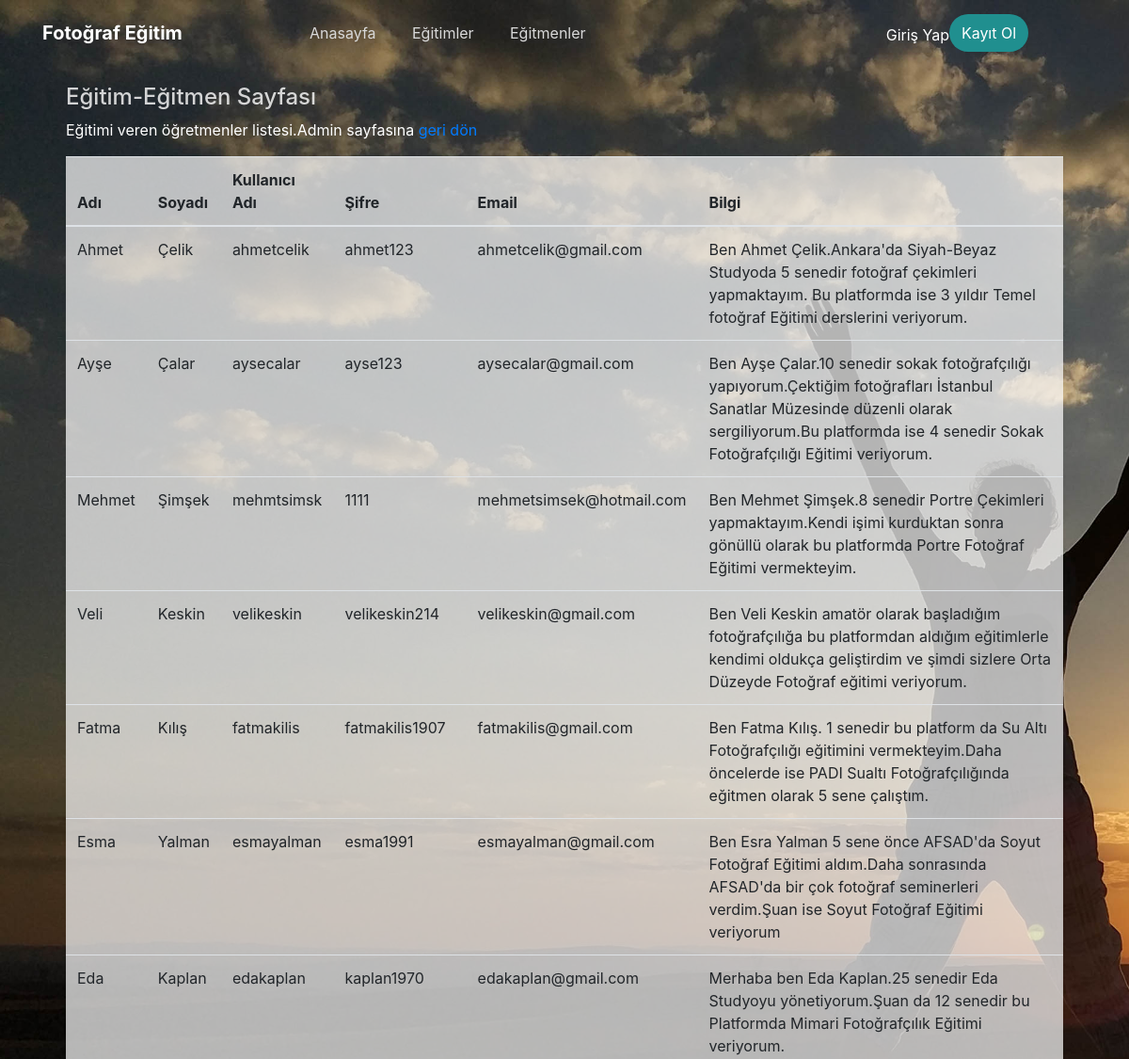
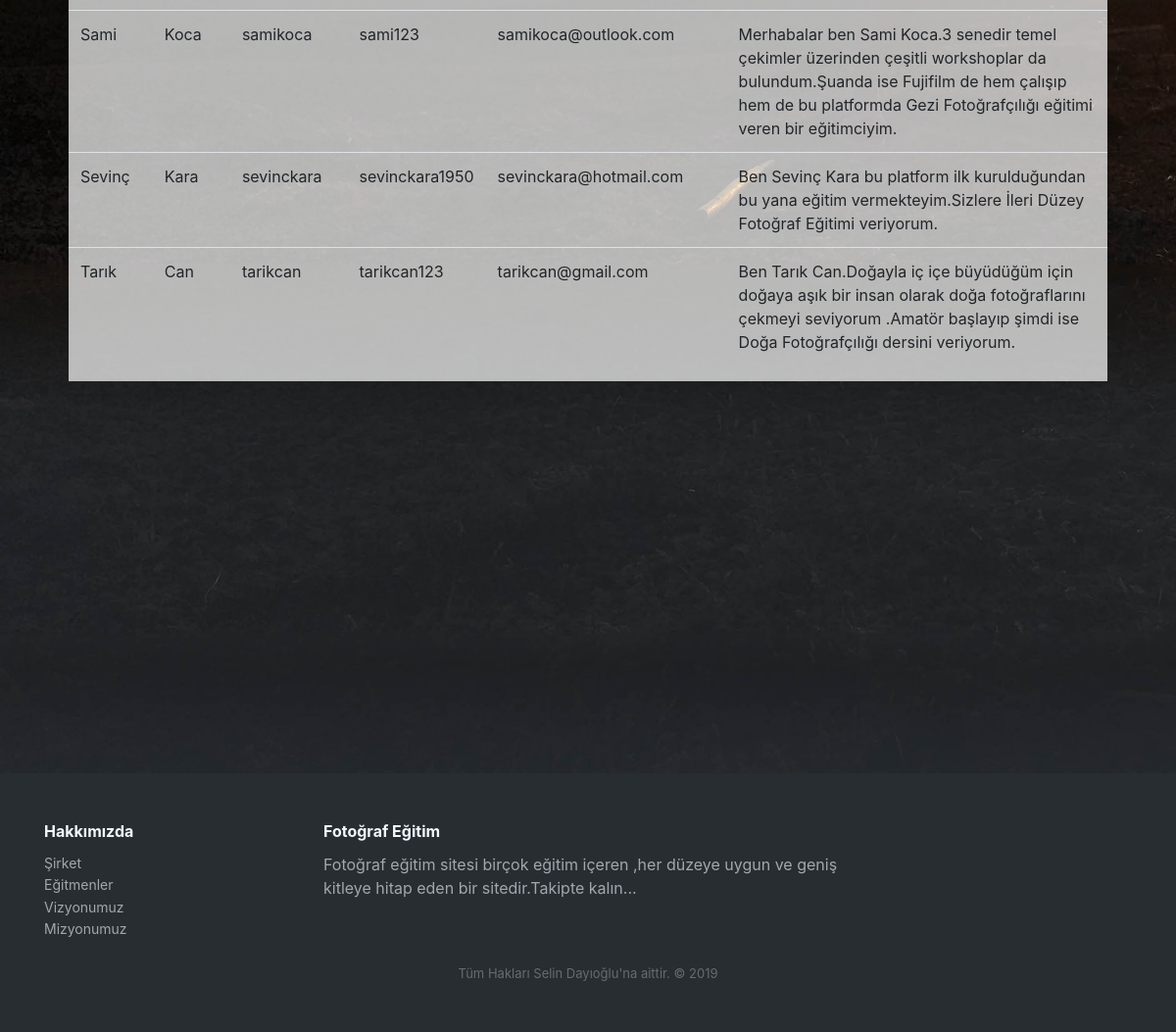
/egitmen-listele.php, run on the app's committed database (2 pictures, top to bottom).
### tables this page shows
CREATE TABLE `egitmenler` (
  `id` int(11) NOT NULL,
  `ad` varchar(50) NOT NULL,
  `soyad` varchar(50) NOT NULL,
  `e_kulad` varchar(50) NOT NULL,
  `sifre` varchar(50) NOT NULL,
  `email` varchar(50) NOT NULL,
  `telefon` varchar(11) NOT NULL,
  `egitmen_bilgi` varchar(10000) NOT NULL,
  `resim` varchar(100) NOT NULL
);

### egitmen-listele.php (the view, shortened to what this page needs)
<!DOCTYPE html>
<html>
<head>
   <link rel="stylesheet" href="assets/bootstrap/css/bootstrap.min.css">
    <link rel="stylesheet" href="assets/fonts/font-awesome.min.css">
    <link rel="stylesheet" href="assets/css/styles.css">
    <link rel="stylesheet" href="assets/css/-Team-Rotating-Cards-BS4-.css">
    <link rel="stylesheet" href="assets/css/Article-Cards.css">
    <link rel="stylesheet" href="assets/css/Footer-Dark.css">
    <link rel="stylesheet" href="assets/css/Header-Dark.css">
    <link rel="stylesheet" href="assets/css/Login-Form-Dark.css">
    <link rel="stylesheet" href="assets/css/Profile-Card.css">
    <link rel="stylesheet" href="assets/css/Team-1.css">
    <link rel="stylesheet" href="assets/css/Team-Boxed.css">
    <link rel="stylesheet" href="assets/css/Team-Clean.css">
    <link rel="stylesheet" href="assets/css/Team-with-rotating-cards.css">
    <link rel="stylesheet" href="assets/css/Button-Change-Text-on-Hover.css">
    <link rel="stylesheet" href="assets/css/Team.css">
    <link rel="stylesheet" href="assets/css/Google-Style-Login.css">
    <link rel="stylesheet" href="assets/css/Pretty-Registration-Form.css">
    <?php
	include_once("fonksiyonlar.php");
			?>
</head>
<body>
    <div>
        <div class="header-dark" style="padding-bottom: 400px;">
            <?php
			include_once( "header.php" );
			?>
            <div>
                <form style="margin-right: 70px;margin-left: 70px;margin-top: 20px;">
                    <h1 style="color: rgba(255,255,255,0.8);font-size: 24px;">Eğitim-Eğitmen Sayfası</h1>
                    <p style="color: rgb(255,255,255);">Eğitimi veren öğretmenler listesi.Admin sayfasına<a href="admin.php"> geri dön</a></p>
                        <div class="table-responsive" style="background-color: rgba(255,255,255,0.7);">
                            <table class="table">
                                <thead>
                                    <tr>
                                        <th>Adı</th>
                                        <th>Soyadı</th>
                                        <th>Kullanıcı Adı</th>
                                        <th>Şifre</th>
                                        <th>Email</th>
                                        <th>Bilgi</th>
                                    </tr>
                                </thead>
                                <tbody>
                               <?php
									$listele=mysqli_query(baglanti(),"SELECT * FROM egitmenler ");
									while($liste=mysqli_fetch_array($listele,MYSQLI_BOTH))
			{
                                echo "<tr><td>".$liste['ad']."</td><td>".$liste['soyad']."</td><td>".$liste['e_kulad']."</td><td>".$liste['sifre']."</td><td>".$liste['email']."</td><td>".$liste['egitmen_bilgi']."</td></tr>";
			}
									?>
                           </tbody>
                            </table>
                        </div>
                </form>
            </div>
        </div>
    </div>
   <?php
	include_once( "footer.php" );
	?>
</body>
</html>

### assets/css/Header-Dark.css (style rules this page uses)
.header-dark { background: url(../../assets/img/arkaplan.jpg) #444; background-size: cover; padding-bottom: 80px; }
@media (min-width:768px) { .header-dark { padding-bottom: 120px; } }

### data on the page
egitmenler: ad "Ahmet", soyad "Çelik", e_kulad "ahmetcelik", sifre "ahmet123", email "ahmetcelik@gmail.com", egitmen_bilgi "Ben Ahmet Çelik.Ankara'da Siyah-Beyaz Studyoda 5 senedir fotoğraf çekimleri yapmaktayım. Bu platformda ise 3 yıldır Temel fotoğraf Eğitimi derslerini veriyorum."
egitmenler: ad "Ayşe", soyad "Çalar", e_kulad "aysecalar", sifre "ayse123", email "aysecalar@gmail.com", egitmen_bilgi "Ben Ayşe Çalar.10 senedir sokak fotoğrafçılığı yapıyorum.Çektiğim fotoğrafları İstanbul Sanatlar Müzesinde düzenli olarak sergiliyorum.Bu platformda ise 4 senedir Sokak Fotoğrafçılığı Eğitimi veriyorum."
egitmenler: ad "Mehmet", soyad "Şimşek", e_kulad "mehmtsimsk", sifre "1111", email "mehmetsimsek@hotmail.com", egitmen_bilgi "Ben Mehmet Şimşek.8 senedir Portre Çekimleri yapmaktayım.Kendi işimi kurduktan sonra gönüllü olarak bu platformda Portre Fotoğraf Eğitimi vermekteyim."
egitmenler: ad "Veli", soyad "Keskin", e_kulad "velikeskin", sifre "velikeskin214", email "velikeskin@gmail.com", egitmen_bilgi "Ben Veli Keskin amatör olarak başladığım fotoğrafçılığa bu platformdan aldığım eğitimlerle kendimi oldukça geliştirdim ve şimdi sizlere Orta Düzeyde Fotoğraf eğitimi veriyorum."
egitmenler: ad "Fatma", soyad "Kılış", e_kulad "fatmakilis", sifre "fatmakilis1907", email "fatmakilis@gmail.com", egitmen_bilgi "Ben Fatma Kılış. 1 senedir bu platform da Su Altı Fotoğrafçılığı eğitimini vermekteyim.Daha öncelerde ise PADI Sualtı Fotoğrafçılığında eğitmen olarak 5 sene çalıştım."
egitmenler: ad "Esma", soyad "Yalman", e_kulad "esmayalman", sifre "esma1991", email "esmayalman@gmail.com", egitmen_bilgi "Ben Esra Yalman 5 sene önce AFSAD'da Soyut Fotoğraf Eğitimi aldım.Daha sonrasında AFSAD'da bir çok fotoğraf seminerleri verdim.Şuan ise Soyut Fotoğraf Eğitimi veriyorum"
egitmenler: ad "Eda", soyad "Kaplan", e_kulad "edakaplan", sifre "kaplan1970", email "edakaplan@gmail.com", egitmen_bilgi "Merhaba ben Eda Kaplan.25 senedir Eda Studyoyu yönetiyorum.Şuan da 12 senedir bu Platformda Mimari Fotoğrafçılık Eğitimi veriyorum."
egitmenler: ad "Sami", soyad "Koca", e_kulad "samikoca", sifre "sami123", email "samikoca@outlook.com", egitmen_bilgi "Merhabalar ben Sami Koca.3 senedir temel çekimler üzerinden çeşitli workshoplar da bulundum.Şuanda ise Fujifilm de hem çalışıp hem de bu platformda Gezi Fotoğrafçılığı eğitimi veren bir eğitimciyim."
egitmenler: ad "Sevinç", soyad "Kara", e_kulad "sevinckara", sifre "sevinckara1950", email "sevinckara@hotmail.com", egitmen_bilgi "Ben Sevinç Kara bu platform ilk kurulduğundan bu yana eğitim vermekteyim.Sizlere İleri Düzey Fotoğraf Eğitimi veriyorum."
egitmenler: ad "Tarık", soyad "Can", e_kulad "tarikcan", sifre "tarikcan123", email "tarikcan@gmail.com", egitmen_bilgi "Ben Tarık Can.Doğayla iç içe büyüdüğüm için doğaya aşık bir insan olarak doğa fotoğraflarını çekmeyi seviyorum .Amatör başlayıp şimdi ise Doğa Fotoğrafçılığı dersini veriyorum."
